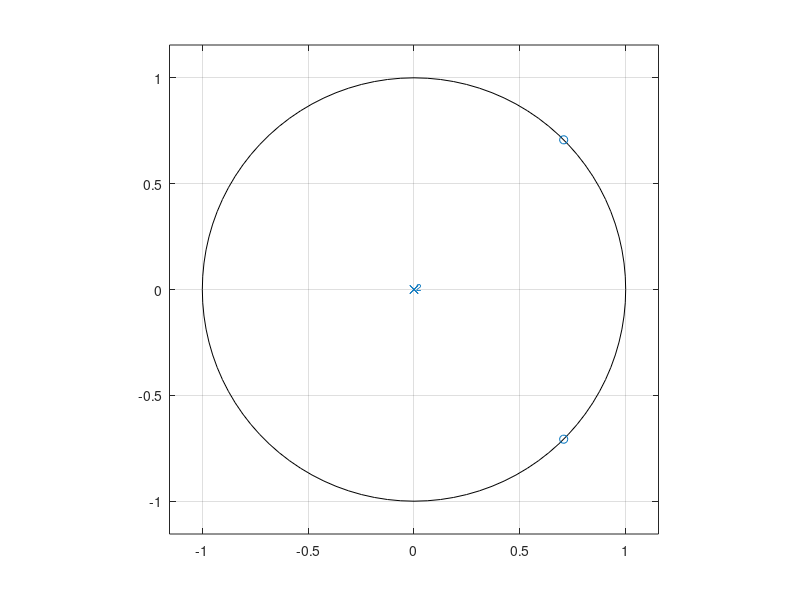
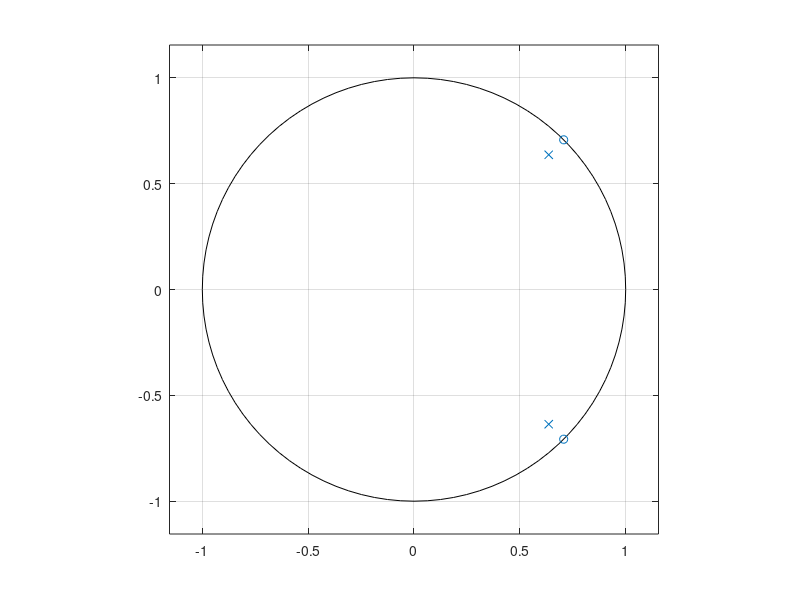
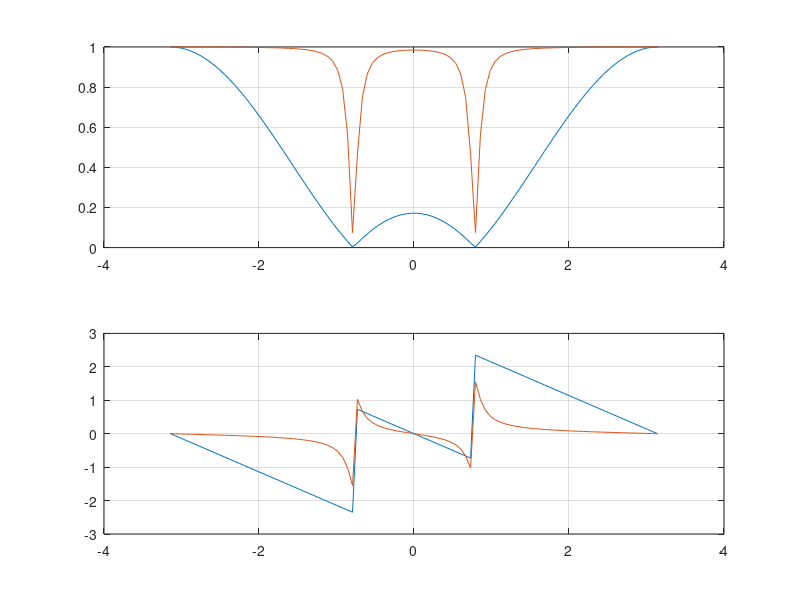

MATLAB code for these plots, in order:
clear all
close all
clc
r_1=1;wc=pi/4;r_2=.9;
z=[1 -r_1*exp(wc*i)];p=[1 -r_2*exp(wc*i)];
w=linspace(-pi,pi,100);
h=freqz(conv(z',z),1,w);h_1=freqz(conv(z',z),conv(p',p),w);
max1=max(abs(h));max2=max(abs(h_1));
figure
zplane(conv(z',z),1)
figure
zplane(conv(z',z),conv(p',p))
figure
subplot(211);plot(w,abs(h)/max1);hold on;plot(w,abs(h_1)/max2);grid on;
subplot(212);plot(w,angle(h));hold on;plot(w,angle(h_1));grid on;
